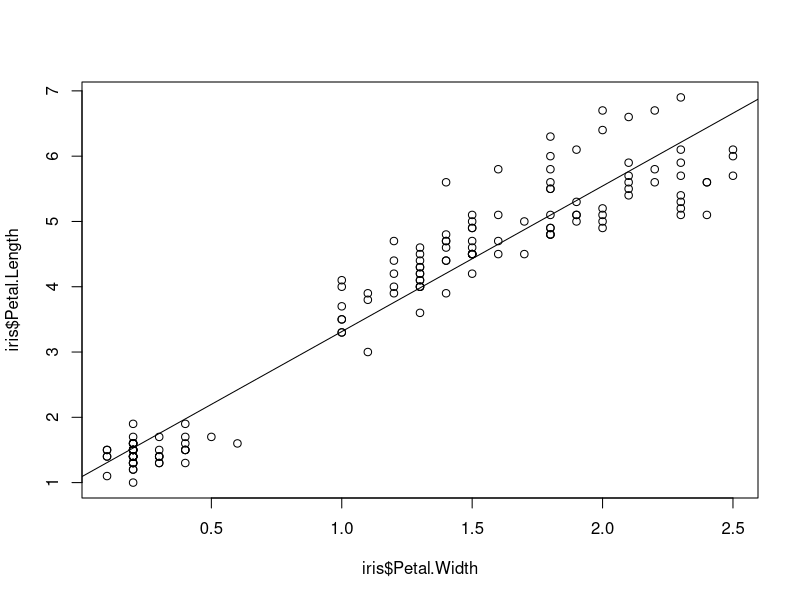

Write R code to recreate this figure.
#verifique a correlação entre comprimento e altura dados= iris

iris.lm = lm(iris$Petal.Length~iris$Petal.Width, data=iris)

plot(iris$Petal.Length~iris$Petal.Width, data=iris)

abline(iris.lm)

novaIris = data.frame(Petal.Width = 120)

predict(iris.lm, novaIris)
